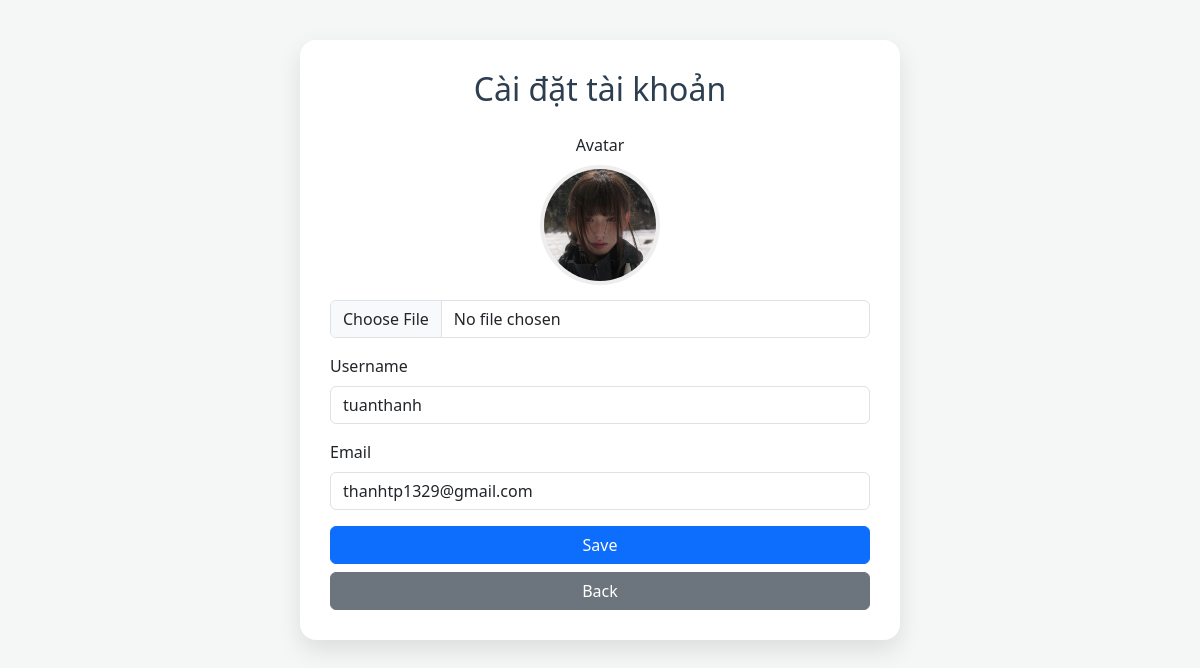
Page /setting.php (signed in) on the committed database.
### tables this page shows
CREATE TABLE `users` (
  `id` int(11) NOT NULL,
  `username` varchar(100) NOT NULL,
  `password` varchar(255) NOT NULL,
  `email` varchar(255) DEFAULT NULL,
  `avatar` varchar(255) DEFAULT NULL,
  `created_at` timestamp NOT NULL DEFAULT current_timestamp()
);

### setting.php (the view, shortened to what this page needs)
<?php
$user_id = $_SESSION['user']['id'];
$db_host = 'localhost';
$db_name = 'taskproject';
$db_user = 'root';
$db_pass = '';
$errors = [];
try {
    $pdo = new PDO("mysql:host=$db_host;dbname=$db_name;charset=utf8mb4", $db_user, $db_pass);
    $pdo->setAttribute(PDO::ATTR_ERRMODE, PDO::ERRMODE_EXCEPTION);
    $stmt = $pdo->prepare("SELECT username, email, avatar FROM users WHERE id = ?");
    $stmt->execute([$user_id]);
    $user = $stmt->fetch(PDO::FETCH_ASSOC);
} catch (PDOException $e) {
    $errors[] = "Lỗi CSDL: " . $e->getMessage();
}
?>
<!DOCTYPE html>
<html lang="vi">
<head>
    <link rel="stylesheet" href="https://cdn.jsdelivr.net/npm/bootstrap@5.3.3/dist/css/bootstrap.min.css">
</head>
<body>
<div class="container">
    <div class="settings-container">
        <h2>Cài đặt tài khoản</h2>
        <form method="POST" enctype="multipart/form-data">
            <div class="mb-3 text-center">
                <label for="avatar" class="form-label">Avatar</label>
                <div>
                    <img src="<?php echo htmlspecialchars($user['avatar'] ?? 'path/to/default/avatar.png'); ?>"
                         alt="Avatar" class="avatar-preview" id="avatarPreview">
                </div>
                <input type="file" class="form-control" id="avatar" name="avatar" onchange="previewImage(event)">
            </div>
            <div class="mb-3">
                <label for="username" class="form-label">Username</label>
                <input type="text" class="form-control" id="username" name="username"
                       value="<?php echo htmlspecialchars($user['username'] ?? ''); ?>" required>
            </div>
            <div class="mb-3">
                <label for="email" class="form-label">Email</label>
                <input type="email" class="form-control" id="email" name="email"
                       value="<?php echo htmlspecialchars($user['email'] ?? ''); ?>" required>
            </div>
            <button type="submit" class="btn btn-primary w-100">Save</button>
            <a href="index.php" class="btn btn-secondary w-100 mt-2">Back</a>
        </form>
    </div>
</div>
</body>
</html>

### setting.php (style rules this page uses)
body { background-color: #f4f7f6; }
.settings-container { max-width: 600px; margin: 40px auto; padding: 30px; background-color: #ffffff; border-radius: 16px; box-shadow: 0 10px 25px rgba(0,0,0,0.1); }
.settings-container h2 { text-align: center; margin-bottom: 25px; color: #2c3e50; }
.avatar-preview { width: 120px; height: 120px; border-radius: 50%; object-fit: cover; border: 4px solid #eee; margin-bottom: 15px; display: block; margin-left: auto; margin-right: auto; }

### rows in the picture
users: avatar (picture), username "tuanthanh", email "thanhtp1329@gmail.com"
